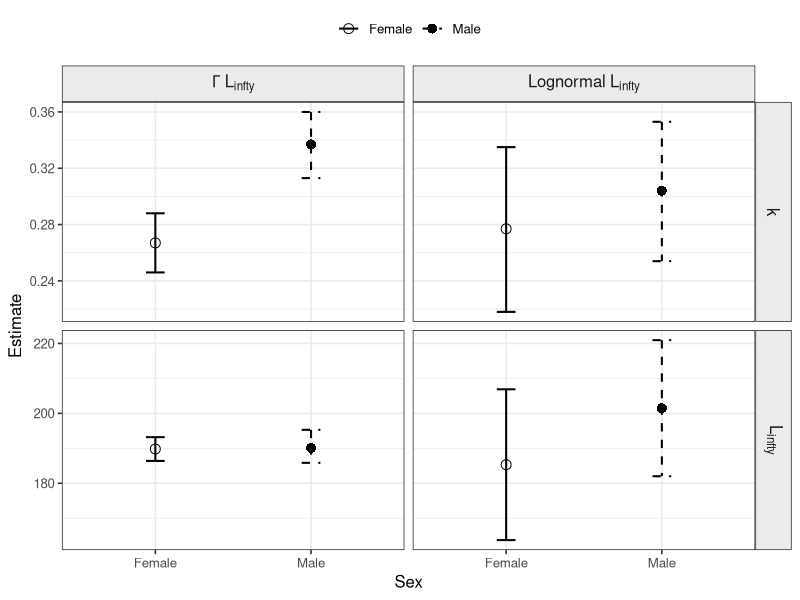
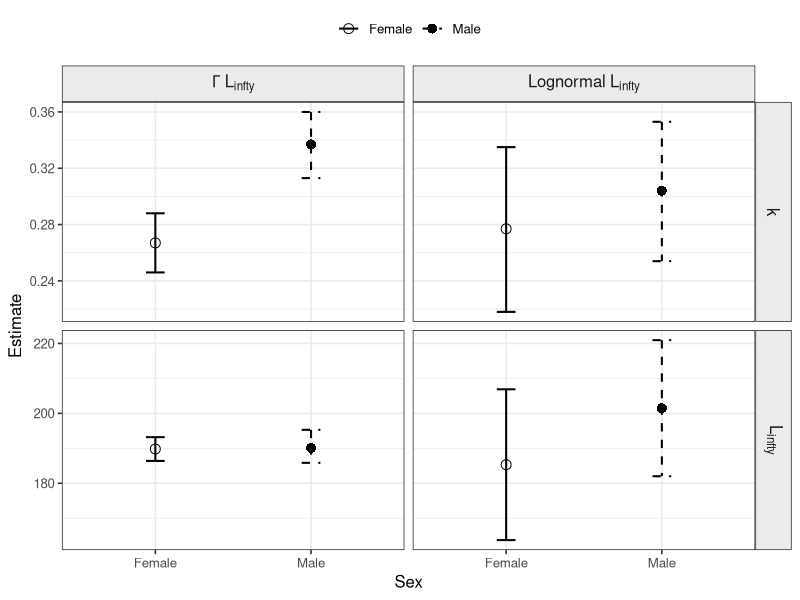

Reproduce these figures in R, in order.
library(ggplot2)
library(dplyr)


ci_both <- bind_rows(

  # -------------------- LOGNORMAL MODEL --------------------
  data.frame(
    Model = "Lognormal~L[infty]",
    parameter_label = "k",
    sex       = c("Female", "Male"),
    estimate  = c(0.277, 0.304),
    lower     = c(0.218, 0.254),
    upper     = c(0.335, 0.353)
  ),

  data.frame(
    Model = "Lognormal~L[infty]",
    parameter_label = "L[infty]",
    sex       = c("Female", "Male"),
    estimate  = c(185.32, 201.48),
    lower     = c(163.75, 182.02),
    upper     = c(206.88, 220.94)
  ),

  # -------------------- GAMMA MODEL ------------------------
  data.frame(
    Model = "Gamma~L[infty]",
    parameter_label = "k",
    sex       = c("Female", "Male"),
    estimate  = c(0.267, 0.337),
    lower     = c(0.246, 0.313),
    upper     = c(0.288, 0.360)
  ),

  data.frame(
    Model = "Gamma~L[infty]",
    parameter_label = "L[infty]",
    sex       = c("Female", "Male"),
    estimate  = c(189.80, 190.11),
    lower     = c(186.39, 185.84),
    upper     = c(193.19, 195.28)
  )
)

# Ordering of factors
ci_both$sex <- factor(ci_both$sex, levels = c("Female", "Male"))
ci_both$parameter_label <- factor(ci_both$parameter_label, levels = c("k", "L[infty]"))


test_fig5 <- function(save_csv = TRUE) {

  # Build plot
  p_aoas <- ggplot(ci_both,
                   aes(x = sex, y = estimate,
                       shape = sex, linetype = sex)) +

    geom_errorbar(aes(ymin = lower, ymax = upper),
                  width = 0.12, linewidth = 0.7, colour = "black") +

    geom_point(size = 3, colour = "black") +

    facet_grid(parameter_label ~ Model,
               scales   = "free_y",
               labeller = labeller(
                 parameter_label = label_parsed,
                 Model           = label_parsed
               )) +

    scale_shape_manual(values = c("Female" = 1, "Male" = 16)) +
    scale_linetype_manual(values = c("Female" = "solid", "Male" = "dashed")) +

    labs(
      x = "Sex",
      y = "Estimate",
      title = NULL
    ) +

    theme_bw(base_size = 12) +
    theme(
      strip.text = element_text(face = "bold", size = 12),
      strip.background = element_rect(fill = "grey92"),
      legend.position = "top",
      legend.title = element_blank()
    )

  # Save figure
  dir.create("results/figures", recursive = TRUE, showWarnings = FALSE)
  ggsave("results/figures/fig5.png", plot = p_aoas,
         width = 7, height = 5, dpi = 300)

  # Save CI dataset
  if (save_csv) {
    dir.create("results/tables", recursive = TRUE, showWarnings = FALSE)
    write.csv(ci_both, "results/tables/fig5.csv", row.names = FALSE)
  }

  p_aoas
}


test_fig5()
